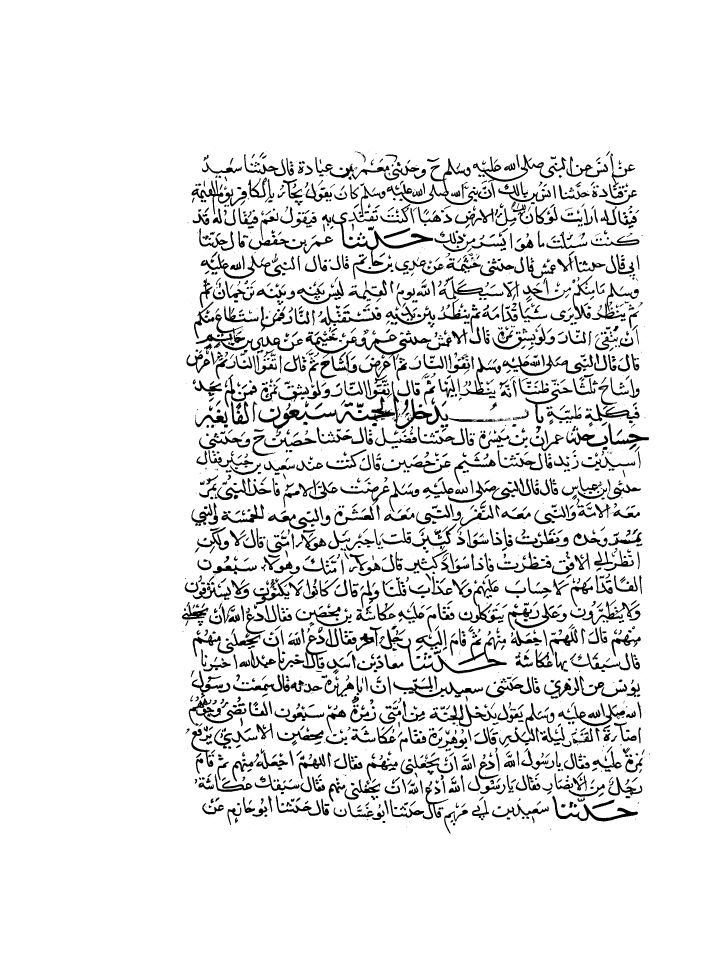
#> input picture ahte_test/book1_page11.png, 2816 x 3880 px, given as the content of the folder ahte_line_7_10/cv2_vis2, which was not available (shown at 1/4 size)
$ python select_cluster_line.py
#> lines starting #> are read from the running program, lines starting #| are printed output that depends on the picture; after the words box and inside, x2 and y2 are one past the last pixel; in counts of white or black regions, pixels touching at a corner belong together; pictures that were not available may be replaced by others from this repository, and a replacement may not be noted
import cv2
import numpy as np
import os
import imutils

def select_cluster(org_folder,vis_folder,page_name,line_folder,overlap_folder):
#> called with org_folder = 'ahte_test', vis_folder = 'ahte_line_7_10/cv2_vis2', page_name = 'book1_page11.png', line_folder = 'ahte_line_5', overlap_folder = 'ahte_line_overlap_5'
    vis_img=cv2.imread(os.path.join(vis_folder,page_name))
#> vis_img is the input picture: shape (3880, 2816, 3); 91.4% white; 2914 black regions (835 under 20 px), largest, box (x1, y1, x2, y2) and area: (1587, 2548, 2027, 2694) 9719, (1327, 849, 1733, 1065) 8406, (1547, 633, 1883, 817) 6636
    org_img=cv2.imread(os.path.join(org_folder,page_name),0)
    ret, thresh = cv2.threshold(org_img, 0, 255, cv2.THRESH_BINARY_INV + cv2.THRESH_OTSU)
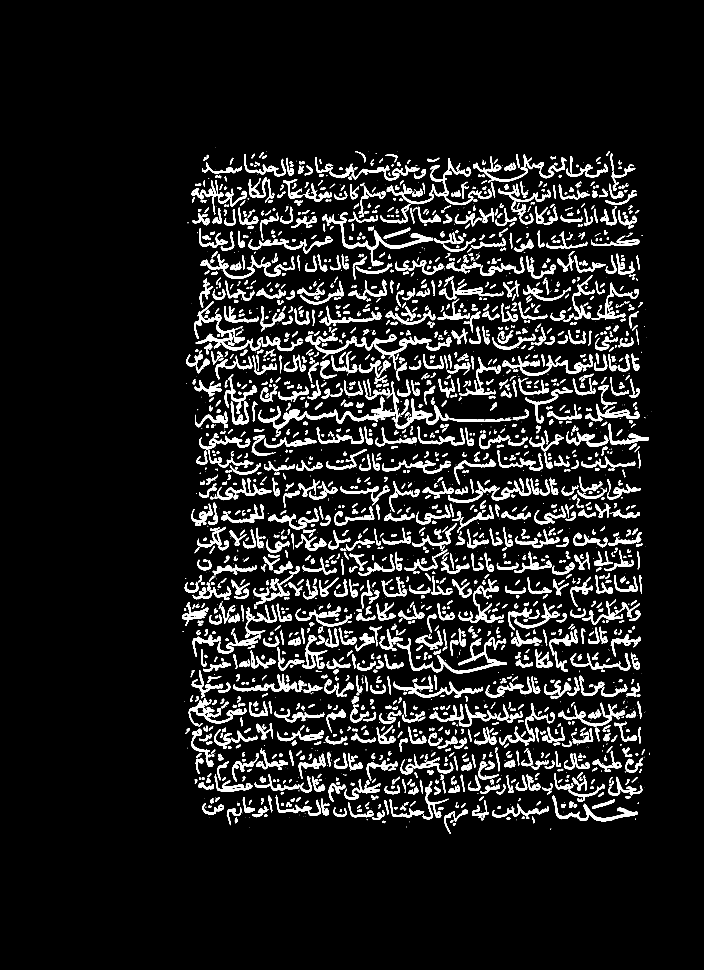
#> thresh: shape (3880, 2816) (shown at 1/4 size); 8.6% white; 2914 white regions (835 under 20 px), largest, box (x1, y1, x2, y2) and area: (1587, 2548, 2027, 2694) 9719, (1327, 849, 1733, 1065) 8406, (1547, 633, 1883, 817) 6636
#> ret = 0
    rows,cols,ch=vis_img.shape
#> rows = 3880; cols = 2816; ch = 3
    red=vis_img[:,:,2]
    green=vis_img[:,:,1]
    blue=vis_img[:,:,0]
    #select cluster
    lines=np.zeros((rows,cols),dtype=np.uint8)
    s=(green>219)&(blue>225)
    lines[s]=255
    #find contours
    cnts = cv2.findContours(lines.copy(), cv2.RETR_LIST, cv2.CHAIN_APPROX_SIMPLE)
    cnts = imutils.grab_contours(cnts)
    mask = np.ones(lines.shape[:2], dtype="uint8") * 255
    # loop over the contours
    for c in cnts:
	# if the contour is small, draw it on the mask
        if cv2.contourArea(c)<7000:
            cv2.drawContours(mask, [c], -1, 0, -1)
    lines = cv2.bitwise_and(lines, lines, mask=mask)

    kernel=np.ones((15,75),np.uint8)
    dilation=cv2.dilate(lines,kernel,1)

    cv2.imwrite(os.path.join(line_folder,page_name),dilation)
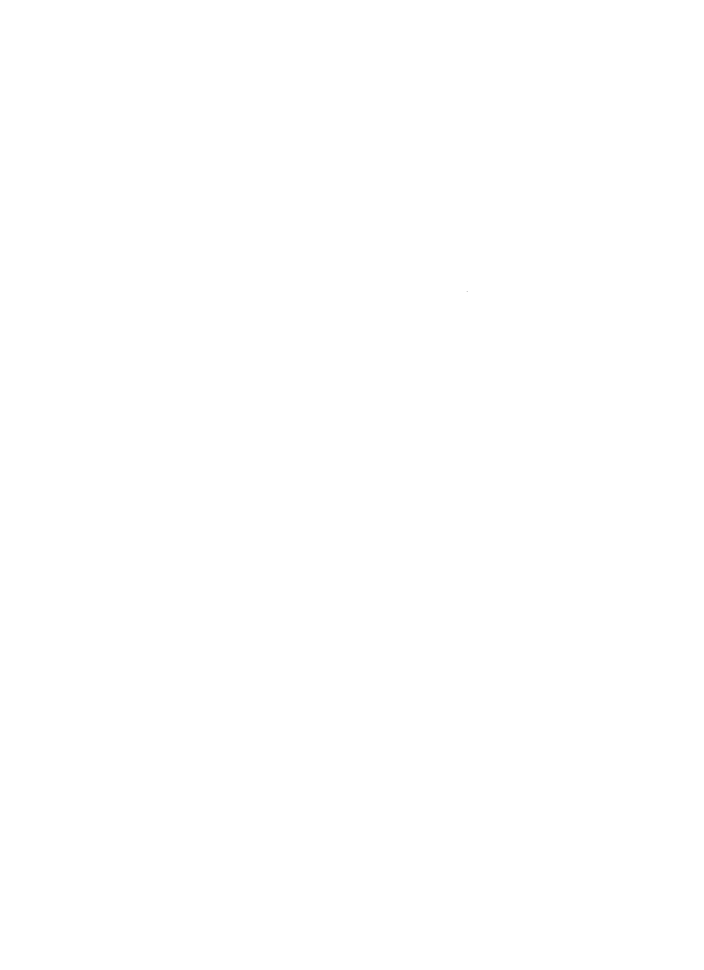
#> saved as book1_page11.png: shape (3880, 2816) (shown at 1/4 size); 100% white; black in thin lines or dots, all inside (x1, y1, x2, y2) = (1867, 1167, 1871, 1168)
    cv2.imwrite(os.path.join(overlap_folder,page_name),dilation&thresh)

vis_folder='ahte_line_7_10/cv2_vis2'
org_folder='ahte_test'
line_folder='ahte_line_5'
overlap_folder='ahte_line_overlap_5'

os.makedirs(line_folder, exist_ok=True)
os.makedirs(overlap_folder, exist_ok=True)

#page_name='book1_page11.png'
#page_name='moc_test_10.png'

for page_name in os.listdir(vis_folder):
    select_cluster(org_folder,vis_folder,page_name,line_folder,overlap_folder)

$ run again, on ahte_test/moc_train_1.png
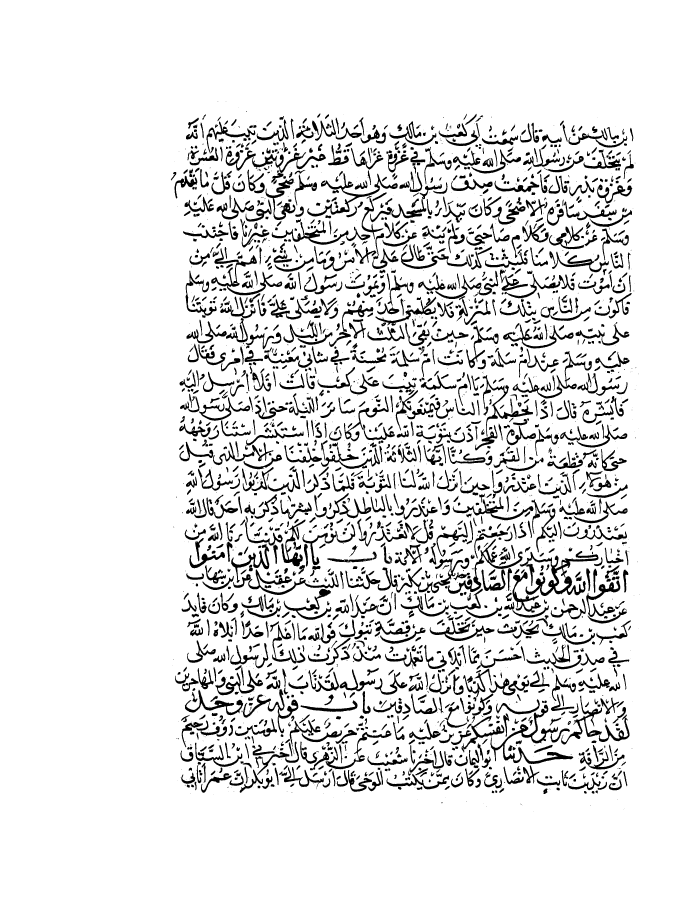
#> input picture ahte_test/moc_train_1.png, 2768 x 3648 px, given as the content of the folder ahte_line_7_10/cv2_vis2, which was not available (shown at 1/4 size)
#> in select_cluster, vis_img is the input picture: shape (3648, 2768, 3); 89.9% white; 3179 black regions (993 under 20 px), largest, box (x1, y1, x2, y2) and area: (2079, 2204, 2394, 2384) 12523, (1961, 2819, 2293, 3056) 10809, (1792, 2156, 2090, 2376) 9419
#> in select_cluster, `ret, thresh = cv2.threshold(org_img, 0, 255, cv2.THRESH_BINARY_INV + c..`:
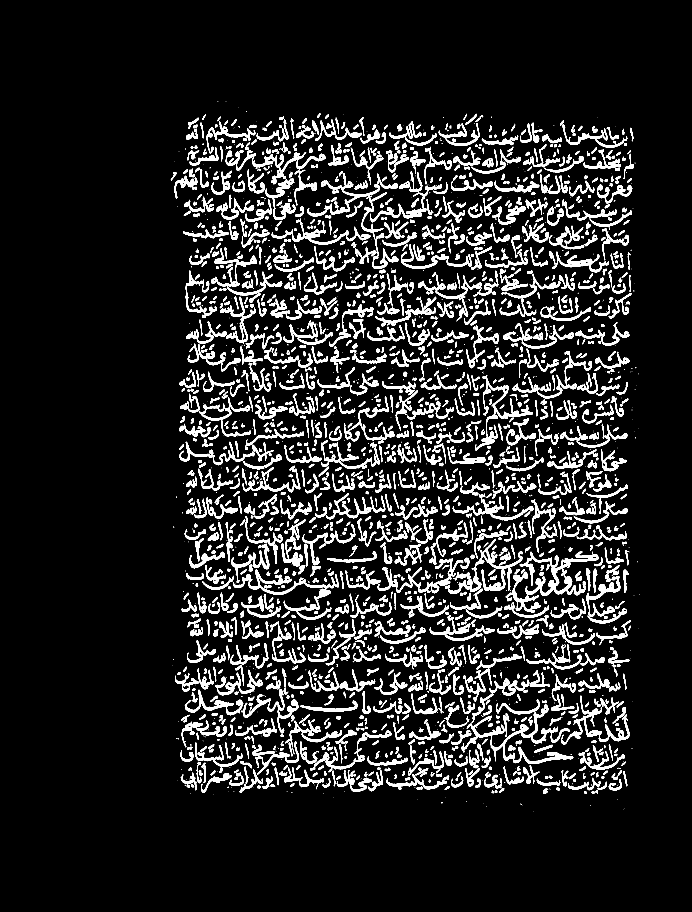
#> thresh: shape (3648, 2768) (shown at 1/4 size); 10.1% white; 3179 white regions (993 under 20 px), largest, box (x1, y1, x2, y2) and area: (2079, 2204, 2394, 2384) 12523, (1961, 2819, 2293, 3056) 10809, (1792, 2156, 2090, 2376) 9419
#> ret = 0

$ run again, on ahte_test/moc_train_15.png
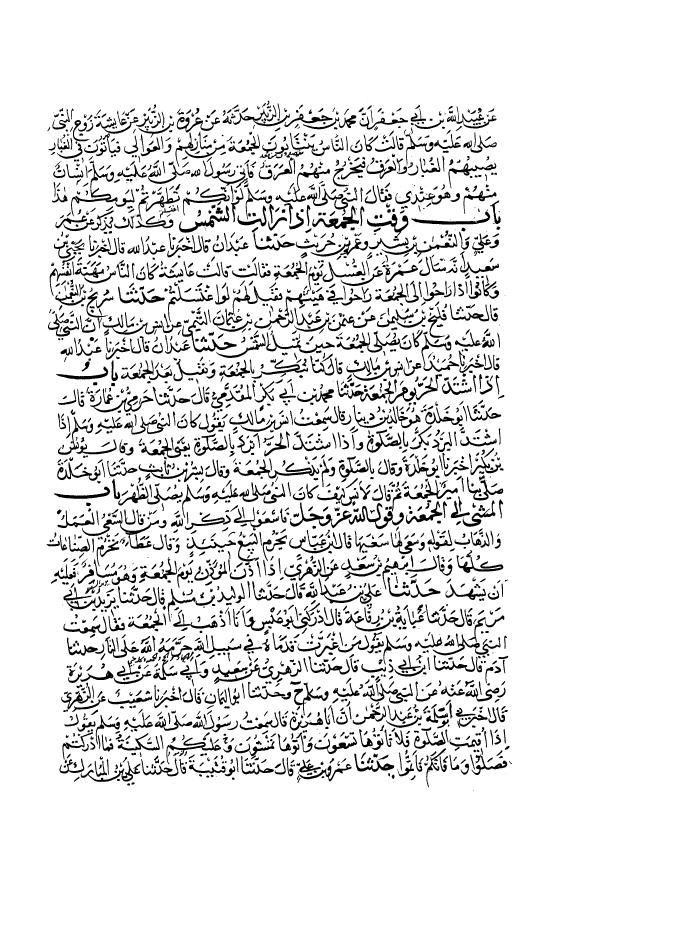
#> input picture ahte_test/moc_train_15.png, 2768 x 3744 px, given as the content of the folder ahte_line_7_10/cv2_vis2, which was not available (shown at 1/4 size)
#> in select_cluster, vis_img is the input picture: shape (3744, 2768, 3); 91.1% white; 2748 black regions (223 under 20 px), largest, box (x1, y1, x2, y2) and area: (1347, 1522, 1665, 1616) 5738, (934, 1837, 1277, 1914) 5499, (328, 2044, 636, 2195) 5263
#> in select_cluster, `ret, thresh = cv2.threshold(org_img, 0, 255, cv2.THRESH_BINARY_INV + c..`:
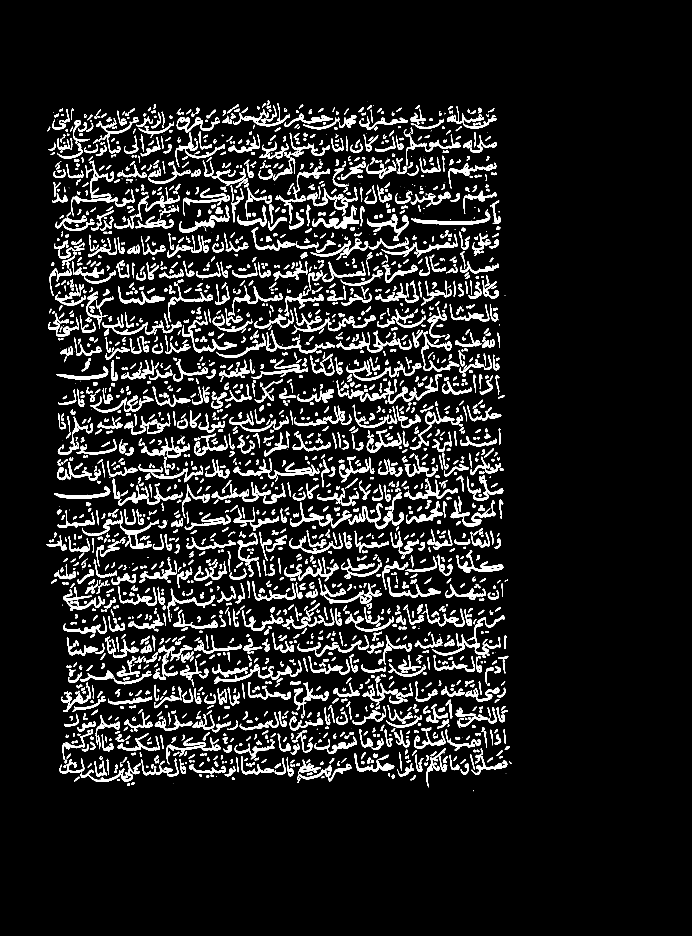
#> thresh: shape (3744, 2768) (shown at 1/4 size); 8.9% white; 2748 white regions (223 under 20 px), largest, box (x1, y1, x2, y2) and area: (1347, 1522, 1665, 1616) 5738, (934, 1837, 1277, 1914) 5499, (328, 2044, 636, 2195) 5263
#> ret = 0

$ run again, on ahte_test/moc_train_16.png
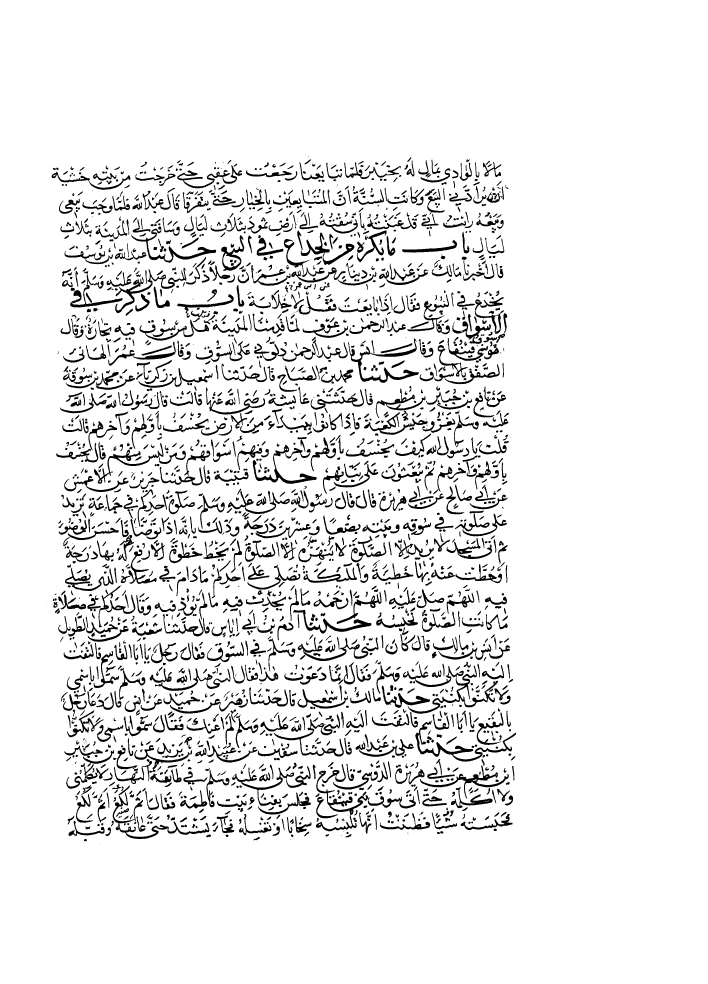
#> input picture ahte_test/moc_train_16.png, 2832 x 3936 px, given as the content of the folder ahte_line_7_10/cv2_vis2, which was not available (shown at 1/4 size)
#> in select_cluster, vis_img is the input picture: shape (3936, 2832, 3); 91.9% white; 2676 black regions (208 under 20 px), largest, box (x1, y1, x2, y2) and area: (1612, 2656, 1992, 2855) 10087, (1661, 2882, 2065, 3047) 8169, (1392, 1353, 1675, 1531) 8105
#> in select_cluster, `ret, thresh = cv2.threshold(org_img, 0, 255, cv2.THRESH_BINARY_INV + c..`:
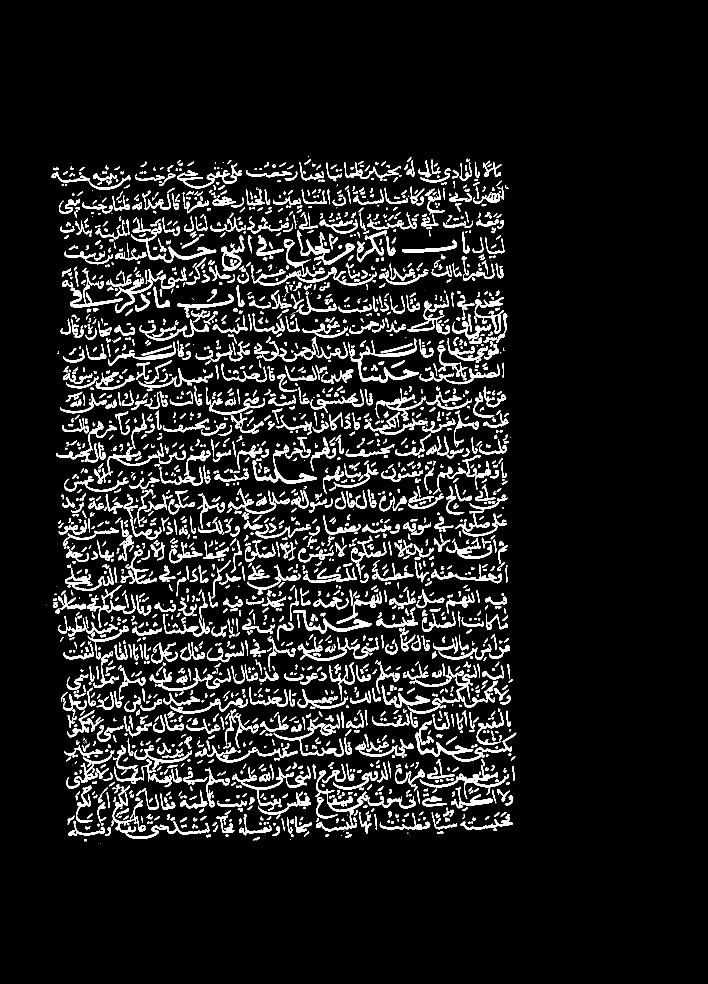
#> thresh: shape (3936, 2832) (shown at 1/4 size); 8.1% white; 2676 white regions (208 under 20 px), largest, box (x1, y1, x2, y2) and area: (1612, 2656, 1992, 2855) 10087, (1661, 2882, 2065, 3047) 8169, (1392, 1353, 1675, 1531) 8105
#> ret = 0
